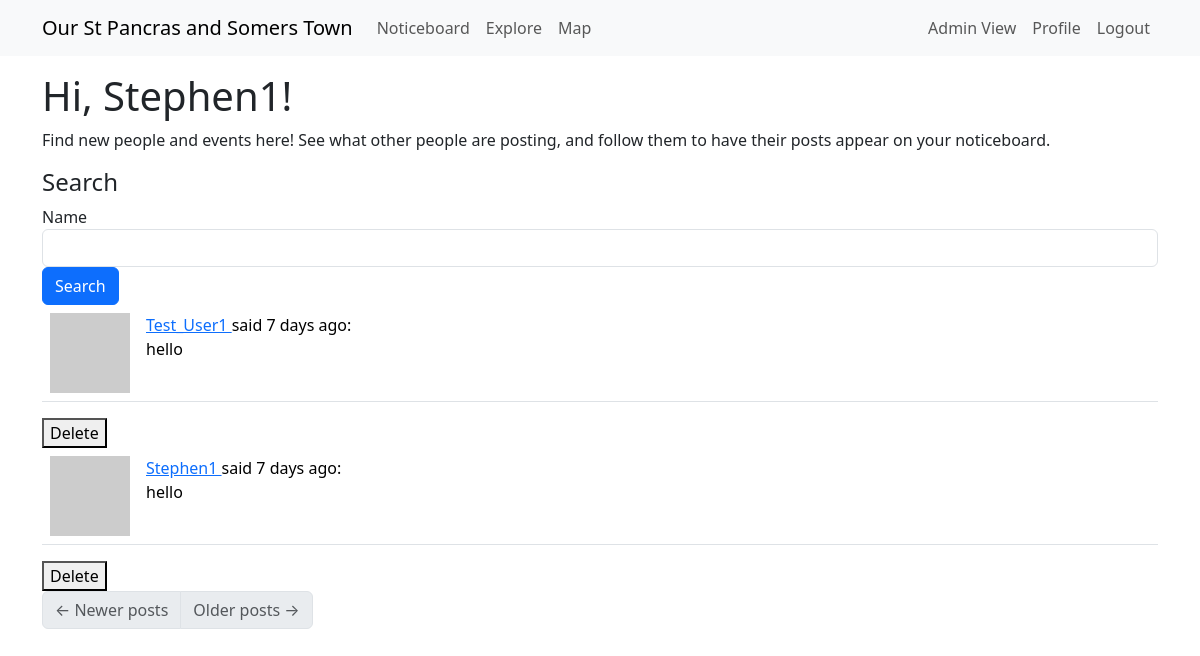
The page /explore (signed in) on the database its author committed.
### app/models.py (models this page shows, shortened)
class User(UserMixin, db.Model):
    __tablename__ = "User"
    __searchable__ = ['username', 'email',]
    id: so.Mapped[int] = so.mapped_column(primary_key=True) # so.Mapped gives a python data type to the attr, so.mapped_column creates the actual column
    access_level: so.Mapped[int] = so.mapped_column(
        default=0,  # Default to 0 (logged-in User)
        nullable=False
    )
    username: so.Mapped[str] = so.mapped_column(sa.String(64), index=True,
                                                unique=True)
    email: so.Mapped[str] = so.mapped_column(sa.String(120), index=True,
                                             unique=True)
    password_hash: so.Mapped[Optional[str]] = so.mapped_column(sa.String(256)) #attr can be defined as Optional
    about_me: so.Mapped[Optional[str]] = so.mapped_column(sa.String(140))
    last_seen: so.Mapped[Optional[datetime]] = so.mapped_column(
        default=lambda: datetime.now(timezone.utc))
    posts: so.WriteOnlyMapped['Post'] = so.relationship(
        back_populates='author',
        passive_deletes=True) #back_populates links Posts.author to User.posts
    following: so.WriteOnlyMapped['User'] = so.relationship(
        secondary=followers, primaryjoin=(followers.c.follower_id == id), # establish link between User and Follower tables, where the id matches (all the Users this current User follows)
        secondaryjoin=(followers.c.followed_id == id), #links followers back to Users. identifies all Users who are followed by the current User
        back_populates='followers',
        passive_deletes=True) #links User.following to Follower.followers (who the User is following)
    followers: so.WriteOnlyMapped['User'] = so.relationship(
        secondary=followers, primaryjoin=(followers.c.followed_id == id),
        secondaryjoin=(followers.c.follower_id == id),
        back_populates='following',
        passive_deletes=True) #same but for who the User is being followed by
    Markers: so.Mapped["Marker"] = so.relationship(
        "Marker",
        back_populates="creator",  # Links to the `Marker.creator` relationship
    )
    def avatar(self, size):
        digest = md5(self.email.lower().encode('utf-8')).hexdigest()
        return f'https://www.gravatar.com/avatar/{digest}?d=identicon&s={size}' #provides an automatic avatar

class Post(db.Model):
    __searchable__ = ['body']  # Fields to index
    id: so.Mapped[int] = so.mapped_column(primary_key=True)
    body: so.Mapped[str] = so.mapped_column(sa.String(140))
    timestamp: so.Mapped[datetime] = so.mapped_column(index=True, default=lambda: datetime.now(timezone.utc))
    user_id: so.Mapped[int] = so.mapped_column(sa.ForeignKey(User.id, ondelete='CASCADE'),index=True)
    author: so.Mapped[User] = so.relationship(back_populates='posts', passive_deletes=True)

### app/routes.py (the view)
@app.route('/explore', methods=["GET", "POST"]) # webpage for finding new organisers to follow
@login_required
def explore():
    user_asks = request.args.get('query', '').strip() #look for submitted search query to filter database by
    page = request.args.get('page', 1, type=int) # just moved inside edit zone, get the page we are at
    if user_asks: # if there is a query
        search_results = search_posts_and_users(user_asks) # filter the search for the query
        total = len(search_results)
        posts = search_results[(page - 1) * app.config['POSTS_PER_PAGE']: page * app.config['POSTS_PER_PAGE']]
        next_url = url_for('explore', page=page + 1) if page * app.config['POSTS_PER_PAGE'] < total else None
        prev_url = url_for('explore', page=page - 1) if page > 1 else None
        return render_template('noticeboard.html', title='Explore', posts=posts, next_url=next_url, prev_url=prev_url, user_id = current_user.id)
    else:
        all_posts = sa.select(Post).order_by(Post.timestamp.desc()) # get all posts in descending order of time
        posts = db.paginate(all_posts, page=page,
                        per_page=app.config['POSTS_PER_PAGE'], error_out=False) # paginate posts, with descending order of time
        next_url = url_for('explore', page=posts.next_num) \
            if posts.has_next else None
        prev_url = url_for('explore', page=posts.prev_num) \
            if posts.has_prev else None
        return render_template('noticeboard.html', title='Explore',
                           posts=posts.items, next_url=next_url,
                           prev_url=prev_url, user_id = current_user.id)

### app/models.py (called while the page is built)
@login.user_loader
def load_User(id):
    return db.session.get(User, int(id))

### app/routes.py (called while the page is built)
@app.before_request
def before_request(): # if user is logged in, record the time they log in, update database
    if current_user.is_authenticated:
        current_user.last_seen = datetime.now(timezone.utc)
        db.session.commit()

### app/templates/noticeboard.html (shortened to what this page needs)
{% extends "base.html" %}
{% import "bootstrap_wtf.html" as wtf %}
{% block content %}
    {% if title == "Explore" %}
        <h1>Hi, {{ current_user.username }}!</h1>
        <p>Find new people and events here! See what other people are posting, and follow them to have their posts appear on your noticeboard.</p>
        <h4>Search</h4>
        <form class="form-inline" method="GET" action="{{ url_for('explore') }}">
            <div class="form-group">
                <label for="query">Name</label>
                <input type="text" class="form-control" name="query" id="query">
            </div>
            <button type="submit" class="btn btn-primary">Search</button>
        </form>
    {% elif title == "Noticeboard" %}
        <p> Here are the posts from people you're following:</p>
    {% endif %}
    {% for post in posts %}
        {% if post.author != None %}
            {% include '_post.html' %}
            {% if current_user.id == post.author.id or current_user.access_level == 1 %}
            <form action="{{ url_for('delete_post', post_id=post.id) }}" method="POST" style="display:inline;">
                <button type="submit" onclick="return confirm('Are you sure you want to delete this post?')">Delete</button>
            </form>
            {% endif %}
        {% endif %}
    {% endfor %}
    <nav aria-label="Post navigation">
        <ul class="pagination">
            <li class="page-item{% if not prev_url %} disabled{% endif %}">
                <a class="page-link" href="{{ prev_url }}">
                    <span aria-hidden="true">&larr;</span> Newer posts
                </a>
            </li>
            <li class="page-item{% if not next_url %} disabled{% endif %}">
                <a class="page-link" href="{{ next_url }}">
                    Older posts <span aria-hidden="true">&rarr;</span>
                </a>
            </li>
        </ul>
    </nav>
{% endblock %}

### app/templates/_post.html
<table class="table table-hover">
    <tr>
        <td width="70px">
            <a href="{{ url_for('user', username=post.author.username) }}">
                <img src="{{ post.author.avatar(70) }}" />
            </a>
        </td>
        <td>
            <a href="{{ url_for('user', username=post.author.username) }}">
                {{ post.author.username }}
            </a>
            said {{ moment(post.timestamp).fromNow() }}:
            <br>
            {{ post.body }}
        </td>
    </tr>
</table>

### rows shown on the page
User: username "Stephen1"
Post: author.username "Test_User1", timestamp "7 days ago", body "hello"
Post: author.username "Stephen1", timestamp "7 days ago", body "hello"
